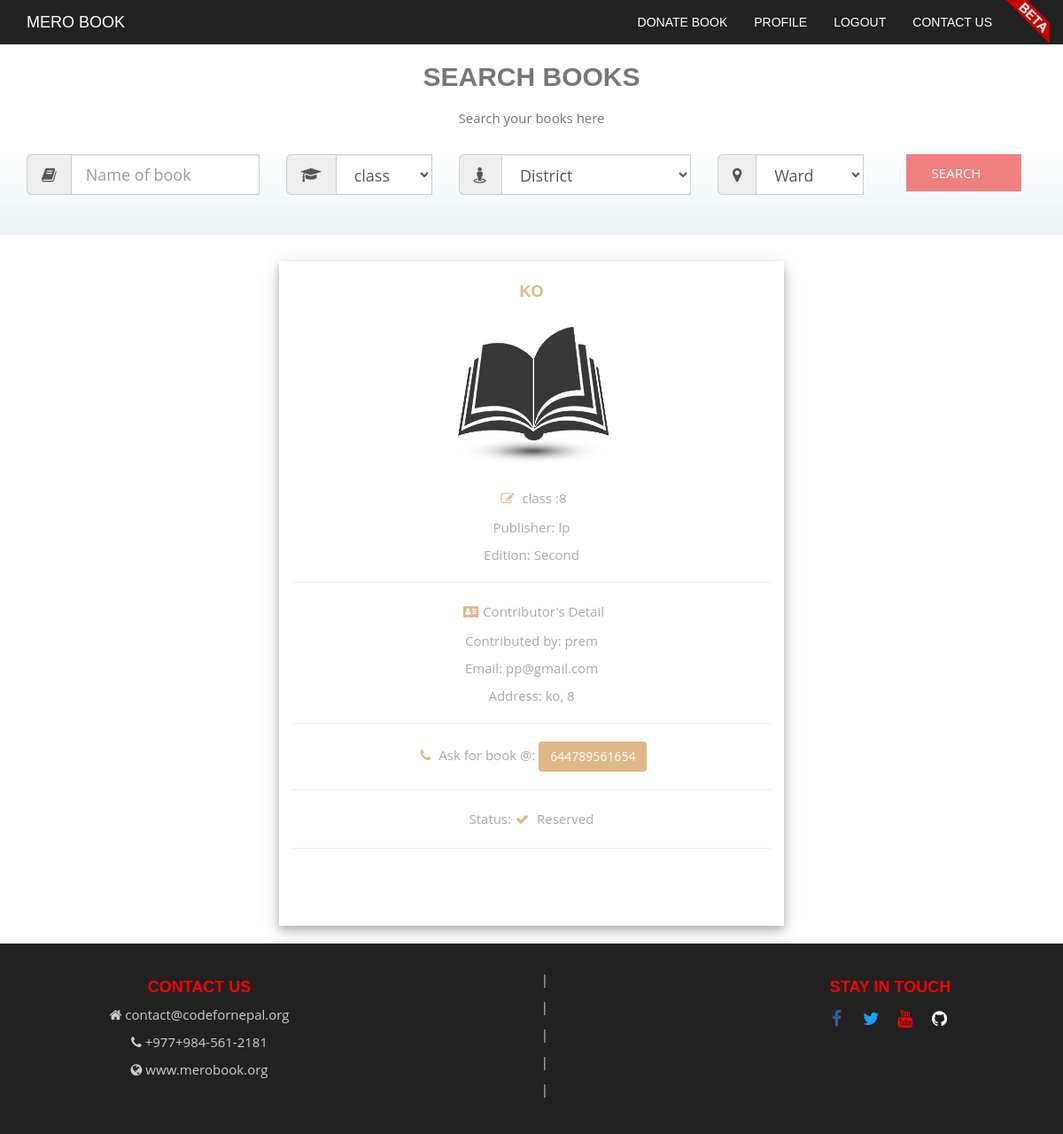
The page /book_detail/64/ (signed in) on the database its author committed.
### donate/models.py (models this page shows, shortened)
class Details(models.Model):
    user= models.ForeignKey(settings.AUTH_USER_MODEL, null=True)
    Name = models.CharField(max_length=200)
    Class= models.IntegerField(validators=[MaxValueValidator(13), MinValueValidator(1)])
    Publisher= models.CharField(max_length=200)
    Edition= models.CharField(max_length=10, choices=EDITION_CHOICES)
    Status= models.CharField(max_length=10, choices=ST_CHOICES)
    Your_District= models.CharField(max_length=100)
    Ward_number= models.IntegerField(validators=[MaxValueValidator(36), MinValueValidator(1)])
    Phone_number= models.CharField(max_length=100)

### donate/views.py (the view)
# urls.py: url(r'^book_detail/(?P<id>\d+)/$', donate_views.book_detail, name = "book_detail"),
@login_required(login_url='/login/')
def book_detail(request, id):
    instance = get_object_or_404(Details, id=id)
    context = {
        "instance": instance,
        "ward_count": [1, 2, 3, 4, 5, 6, 7, 8, 9, 10, 11, 12, 13, 14, 15, 16, 17, 18, 19, 20, 21, 22, 23, 24, 25, 26,
                       27, 28, 29, 30, 31, 32, 33, 34, 35],
        "class_count": [1, 2, 3, 4, 5, 6, 7, 8, 9, 10, 11, 12],
        "edition_count": ["First", "Second", "Third", "Forth", "Fifth", "Sixth", "Seventh", "Eighth", "Ninth", "Tenth"],
        "district_count": ["Achham", "Arghakhanchi", "Baglung", "Baitadi", "Bajhang", "Bajura", "Banke", "Bara",
                           "Bardiya", "Bhaktapur", "Bhojpur", "Chitwan", "Dadeldhura", "Dailekh", "Dang", "Darchula",
                           "Dhading", "Dhankuta", "Dhanusa", "Dolakha", "Dolpa", "Doti", "Gorkha", "Gulmi", "Humla",
                           "Ilam", "Jajarkot", "Jhapa", "Jumla", "Kailali", "Kalikot", "Kanchanpur", "Kapilvastu",
                           "Kaski", "Kathmandu", "Kavrepalanchok", "Khotang", "Lalitpur", "Lamjung", "Mahottari",
                           "Makwanpur", "Manang", "Morang", "Mugu", "Mustang", "Myagdi", "Nawalparasi", "Nuwakot",
                           "Okhaldhunga", "Palpa", "Panchthar", "Parbat", "Parsa", "Pyuthan", "Ramechhap", "Rasuwa",
                           "Rautahat", "Rolpa", "Rukum", "Rupandehi", "Salyan", "Sankhuwasabha", "Saptari", "Sarlahi",
                           "Sindhuli", "Sindhupalchok", "Siraha", "Solukhumbu", "Sunsari", "Surkhet", "Syangja",
                           "Tanahun", "Taplejung", "Terhathum", "Udayapur"],
    }
    return render(request, 'donate/book_detail.html', context)

### donate/templates/donate/book_detail.html (shortened to what this page needs)
{% extends 'donate/base.html' %}
{% load staticfiles %}
{% block baaki_css %}
<link rel = "stylesheet" href=" {% static 'donate/css/book_detail.css' %}">
{% endblock %}
{% block body %}
      <form method="GET" action="{% url 'search_list' %}">
      <div id="search" class="search">
          <div class="container">
              <div class="row">
                  <h2 class="wow fadeInUp">Search Books</h2>
                  <p class="wow fadeInUp" data-wow-delay="0.2s">Search your books here</p>
                  <div class="col-lg-3 col-md-3">
                    <div class="input-group input-group-lg wow fadeInUp" data-wow-delay="0.3s">
                          <span class="input-group-addon" id-sizing-addon1><i class="fa fa-book" aria-hidden="true"></i></span>
                          <input type="text" name="q1" required="" class="form-control" aria-describeby="sizing-addon1" placeholder="Name of book">
                     </div>
                  </div>
                  <div class="col-lg-2 col-md-2">
                    <div class="input-group input-group-lg wow fadeInUp" data-wow-delay="0.4s">
                          <span class="input-group-addon" id-sizing-addon1><i class="fa fa-graduation-cap" aria-hidden="true"></i></span>
                        <select class="form-control" required="" name = "q2">
                            <option value="" disabled selected>class</option>
                        </select>
                    </div>
                  </div>
                  <div class="col-lg-3">
                    <div class="input-group input-group-lg wow fadeInUp" data-wow-delay="0.5s">
                          <span class="input-group-addon" id-sizing-addon1><i class="fa fa-street-view" aria-hidden="true"></i></span>
                          <select class="form-control" required="" name = "q3">
                           <option value="" disabled selected>District</option>
                        </select>
                    </div>
                  </div>
                  <div class="col-lg-2">
                    <div class="input-group input-group-lg wow fadeInUp" data-wow-delay="0.7s">
                          <span class="input-group-addon" id-sizing-addon1><i class="fa fa-map-marker" aria-hidden="true"></i></span>
                         <select class="form-control" required="" name = "q4">
                            <option value="" disabled selected>Ward</option>
                         </select>
                    </div>
                  </div>
                  <div class="col-lg-2" >
                       <button class="btn btn-lg wow fadeInUp" data-wow-delay="0.8s" type="submit"> Search</button>
                  </div>
              </div>
          </div>
      </div>
      </form>
      <div class="book_ko_detail">
      <div class="container">
          <div class="col-lg-3 col-md-3"></div>
          <div class="border hvr-float col-lg-6 col-md-6 wow fadeInUp" data-wow-delay="0.1s ">
              <h4>{{instance.Name}} </h4>
              <img class="id3h " src="{% static 'donate/images/rerl.png' %}">
              <p><i class="fa fa-pencil-square-o" aria-hidden="true"></i> class :{{instance.Class}}</p>
              <p> Publisher: {{instance.Publisher}}</p>
              <p> Edition: {{instance.Edition}}</p><hr>
              <p> <i class="fa fa-address-card" aria-hidden="true"></i>Contributor's Detail </p>
              <p> Contributed by: {{instance.user.first_name}}</p>
              <p> Email: {{instance.user.email}}</p>
              <p> Address: {{instance.Your_District}}, {{instance.Ward_number}}</p> <hr>
              <p><i class="fa fa-phone" aria hidden="true"></i> Ask for book @: <button class="btn btn-md ">{{instance.Phone_number}}</button></p><hr>
              <p> Status:<i class="fa fa-check" aria hidden="true"></i> {{instance.Status}}</p><hr>
          </div>
          <div class="col-lg-3 col-md-3"></div>
     </div>
      </div>
{% endblock %}

### donate/static/donate/css/stylesheet.css (style rules this page uses)
* { padding:0; margin: 0; }
body { overflow-x: hidden; font-family: 'Open Sans', sans-serif; text-rendering: optimizeLegibility !important; -webkit-font-smoothing: antialiased !important; }
h1, h2, h4 { font-family: 'PT Sans Narrow', Arial, sans-serif; text-transform: uppercase; font-weight: 700; }
p { font-size: 15px; line-height: 21px; }
.btn { transition: all 300ms ease-in-out; font-weight: 500 !important; text-transform: uppercase; }
.search { background-image:url(../images/search_bgk.jpg); padding: 50px 0 80px; text-align: center; }
.search p { padding-bottom: 80px; color: #737373; }
.search h2 { color: #777; margin: 20px 0 20px; }
.search .input-group { margin-bottom: 25px; }
.search .form-control { border-radius: 0 !important; }
.search .btn { padding-left:0px; border-radius: 0; width: 130px; font-size: 15px; background-color: #f08080; color: #fff; }

### donate/static/donate/css/book_detail.css (style rules this page uses)
.search { background-image:url(../images/search_bgk.jpg); text-align: center; padding: 50px 0 30px; }
.search p { padding-bottom: 20px; color: #737373; }
.search h2 { color: #777; margin: 20px 0 20px; }
.search .input-group { margin-top: 0px; margin-bottom: 15px; }
.search .form-control { border-radius: 0 !important; }
.search .btn { margin-top: 0px; padding-left:0px; border-radius: 0; width: 130px; font-size: 15px; background-color: #f08080; color: #fff; }
.book_ko_detail .border { height: 750px; margin-top: 30px; margin-bottom: 20px; border-color:whitesmoke; box-shadow: 0 4px 8px 0 rgba(0, 0, 0, 0.2), 0 6px 20px 0 rgba(0, 0, 0, 0.19); }
.book_ko_detail h4 { text-align: center; padding-top: 15px; color: burlywood; font-weight: bold; }
.book_ko_detail img { display: block; margin: 0 auto; }
.id3h { width: 200px; margin-left: 150px; height: 200px; margin-bottom: 0px; }
.book_ko_detail p { margin-top: 0px; color: darkgray; text-align: center; }
.book_ko_detail { border: 20px; }
.book_ko_detail .btn { background-color: burlywood; color: #fff; }
.book_ko_detail i { font-size: 15px; padding: 5px; color: burlywood; }

### rows shown on the page
Details: Name "KO", Class "8", Publisher "lp", Edition "Second", user.first_name "prem", user.email "pp@gmail.com", Your_District "ko", Ward_number "8", Phone_number "644789561654", Status "Reserved"
